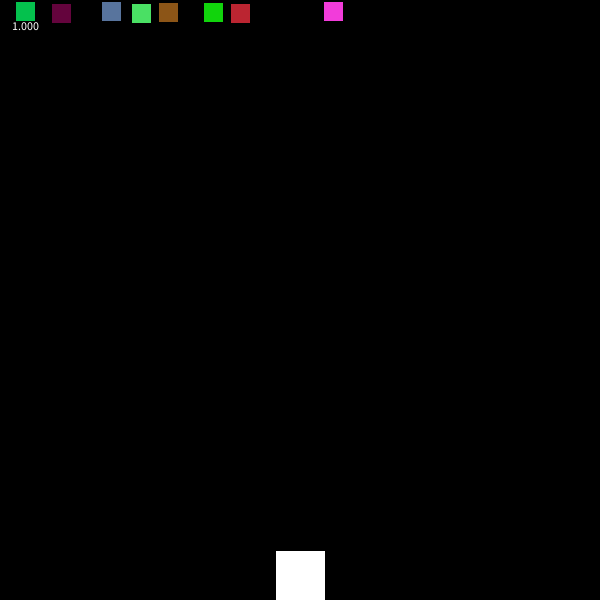
Frame 1 (no input)
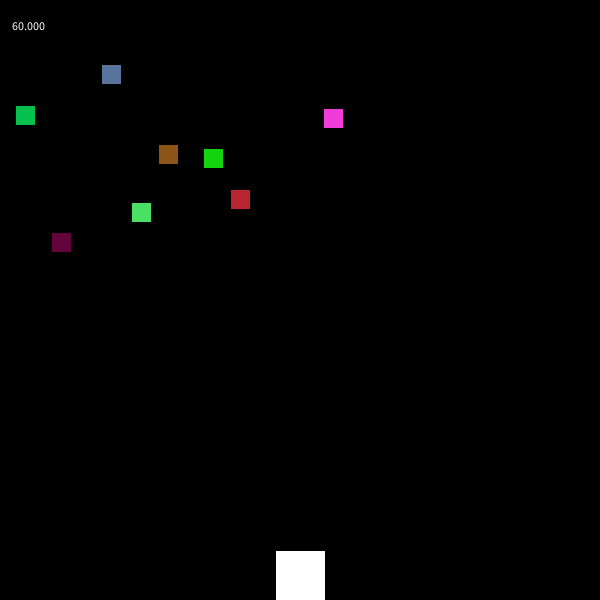
Frame 60 (the mouse pressed at the canvas centre just before this capture)
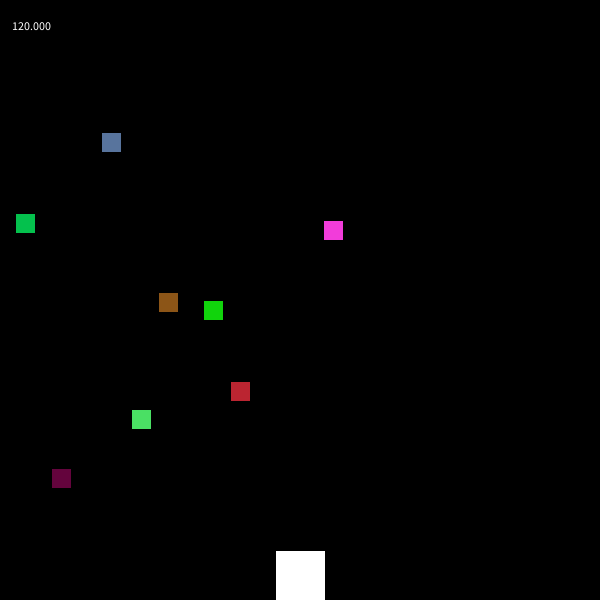
Frame 120 (the mouse held since frame 60 and released just before this capture)

The Processing sketch that drew these frames (run headless with seeded random() and noise(); from frame 60 on, the mouse is pressed at the canvas centre):

// Processing sketch: space_war
// ── space_war.pde
Shuttle shuttle;
Bullet[] bullets;

float grid = 50;

void setup() {
  size(600, 600);
  shuttle = new Shuttle(width/2-grid/2, height-grid, grid);
  
  final int n = 8;
  bullets = new Bullet[n];
  for (int i = 0; i < n; i++) {
     bullets[i] = new Bullet(random(0, 500), 0, 20, 20, random(1, 4)); 
  }
}

void draw() {
  background(0);
  shuttle.check(bullets);
  shuttle.update();
  shuttle.show();
  
  for (Bullet b : bullets) {
    b.update();
    b.show();
  }
}

void keyPressed() {
  if (keyCode == UP) {
    shuttle.move(0, -1);
  } else if (keyCode == DOWN) {
    shuttle.move(0, 1);
  } else if (keyCode == RIGHT) {
    shuttle.move(1, 0);
  } else if (keyCode == LEFT) {
    shuttle.move(-1, 0);
  }
}
// ── Bullet.pde
class Bullet extends Rectangle {
  
  float speed;
  color c;
  
  int n = 10;
    
  Bullet(float x, float y, float w, float h, float s) {
    super(x, y, w, h);
    speed = s;
    c = color(random(0,255), random(0,255), random(0,255)); 
  }
  
  void update() {
    speed += 0.001;
    y = y + speed;
    if (speed > 0 && y > height+grid) {
      y = -h-grid;
      x = random(0, 500);
    }
  }
  
  void show() {
    fill(c);
    rect(x, y, w, w);
  }
}
// ── Rectangle.pde
class Rectangle {
  float x;
  float y;
  float w;
  float h;
  
  Rectangle(float x, float y, float w, float h) {
    this.x = x;
    this.y = y;
    this.w = w;
    this.h = h;
  }
  
  boolean collides(Rectangle other) {
    float left = x;
    float right = x + w;
    float top = y;
    float bottom = y + h;
    
    float oleft = other.x;
    float oright = other.x + other.w;
    float otop = other.y;
    float obottom = other.y + other.h;
    
    return !(left >= oright || right <= oleft || top >= obottom || bottom <= otop);
  }
  
  boolean edges() {
    return (x < 0 || x > width || y < 0 || y > height-grid);
  }
}
// ── Shuttle.pde
class Shuttle extends Rectangle {
  
  float score = 0;
  
  Shuttle(float x, float y, float w) {
    super(x, y, w, w);
  }
  
  void update() {
    score += 1;
  }
  
  void show() {
    fill(255);
    rect(x, y, w, w);
    text(score, 10, 30);
  }
  
  void move(float xdir, float ydir) {
    x += xdir * grid;
    y += ydir * grid;
  }
  
  void check(Bullet[] bullets) {
    for (Bullet b : bullets) {
      if (shuttle.collides(b)) {
        score = 0;
      }
    }
    if (shuttle.edges()) {
      score = 0; 
    }
  }
}
